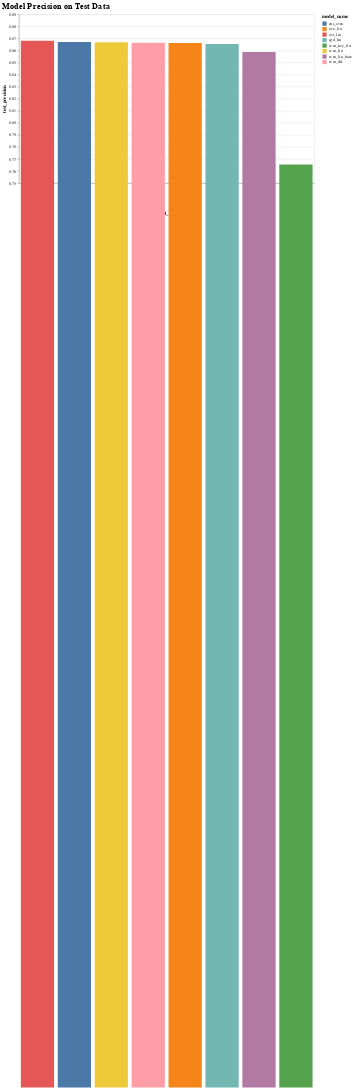

This figure's notebook cell:
### Code cell
import altair as alt

alt.Chart(df_all).mark_bar().encode(
    x=alt.Y('model_name:N', sort='-y'),
    y=alt.Y('test_precision:Q',scale=alt.Scale(domain=[.75,.89])),
    color='model_name',
    tooltip=['model_name','test_precision']
).properties(width=700,height=400,title='Model Precision on Test Data').configure_title(fontSize=20,anchor='start')

### Figure 1 — Vega-Lite specification as saved in the notebook (floating-point values rounded to 4 significant figures)
{"config": {"view": {"continuousWidth": 400, "continuousHeight": 300}, "title": {"anchor": "start", "fontSize": 20}}, "data": {"name": "data-0d65594ce666a421ff89c59d0a973331"}, "mark": "bar", "encoding": {"color": {"type": "nominal", "field": "model_name"}, "tooltip": [{"type": "nominal", "field": "model_name"}, {"type": "quantitative", "field": "test_precision"}], "x": {"type": "nominal", "field": "model_name", "sort": "-y"}, "y": {"type": "quantitative", "field": "test_precision", "scale": {"domain": [0.75, 0.89]}}}, "height": 400, "title": "Model Precision on Test Data", "width": 700, "$schema": "https://vega.github.io/schema/vega-lite/v4.8.1.json", "datasets": {"data-0d65594ce666a421ff89c59d0a973331": [{"model_name": "svm_rbf", "test_acc": 0.8641, "test_precision": 0.8664, "test tpr/recall": 0.8641, "test F1 Score": 0.8647, "sx_acc": 0.9911, "dr_acc": 0.9381, "ed_acc": 0.8799, "sp_acc": 0.8785, "mk_acc": 0.797, "os_acc": 0.7854, "fp_sx": 7, "fp_dr": 5}, {"model_name": "svm_lin", "test_acc": 0.8637, "test_precision": 0.8668, "test tpr/recall": 0.8637, "test F1 Score": 0.8645, "sx_acc": 0.9948, "dr_acc": 0.9479, "ed_acc": 0.8723, "sp_acc": 0.8684, "mk_acc": 0.8016, "os_acc": 0.7832, "fp_sx": 10, "fp_dr": 7}, {"model_name": "sgd_lin", "test_acc": 0.8651, "test_precision": 0.8655, "test tpr/recall": 0.8651, "test F1 Score": 0.865, "sx_acc": 0.997, "dr_acc": 0.9511, "ed_acc": 0.8838, "sp_acc": 0.8947, "mk_acc": 0.7689, "os_acc": 0.794, "fp_sx": 23, "fp_dr": 7}, {"model_name": "ovo_lin", "test_acc": 0.8619, "test_precision": 0.8662, "test tpr/recall": 0.8619, "test F1 Score": 0.8632, "sx_acc": 0.9859, "dr_acc": 0.9251, "ed_acc": 0.8697, "sp_acc": 0.8704, "mk_acc": 0.8022, "os_acc": 0.7861, "fp_sx": 4, "fp_dr": 2}, {"model_name": "ovr_lin", "test_acc": 0.8678, "test_precision": 0.8682, "test tpr/recall": 0.8678, "test F1 Score": 0.8678, "sx_acc": 0.9918, "dr_acc": 0.9381, "ed_acc": 0.8863, "sp_acc": 0.9008, "mk_acc": 0.7765, "os_acc": 0.804, "fp_sx": 12, "fp_dr": 5}, {"model_name": "ens_svm", "test_acc": 0.8655, "test_precision": 0.867, "test tpr/recall": 0.8655, "test F1 Score": 0.8659, "sx_acc": 0.9888, "dr_acc": 0.9055, "ed_acc": 0.8825, "sp_acc": 0.8866, "mk_acc": 0.78, "os_acc": 0.7968, "fp_sx": 8, "fp_dr": 2}, {"model_name": "svm_lin_base", "test_acc": 0.856, "test_precision": 0.8587, "test tpr/recall": 0.856, "test F1 Score": 0.8567, "sx_acc": 0.9918, "dr_acc": 0.9349, "ed_acc": 0.8685, "sp_acc": 0.8563, "mk_acc": 0.7905, "os_acc": 0.7739, "fp_sx": 13, "fp_dr": 11}, {"model_name": "svm_key_lin", "test_acc": 0.7645, "test_precision": 0.7654, "test tpr/recall": 0.7645, "test F1 Score": 0.7636, "sx_acc": 0.9703, "dr_acc": 0.8958, "ed_acc": 0.705, "sp_acc": 0.7287, "mk_acc": 0.6536, "os_acc": 0.6597, "fp_sx": 83, "fp_dr": 42}]}}
